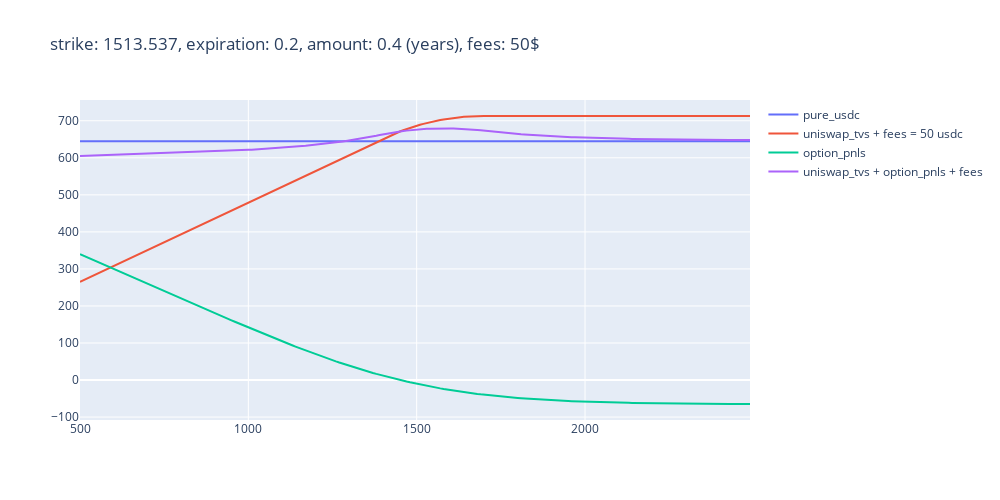

The cell this chart's notebook holds for it:
### Code cell
fig = go.Figure()
fig.update_layout(
    autosize=False,
    width=1000,
    height=500)

fig.add_trace(go.Scatter(x=prices, y=pure_usdc,
                    mode='lines',
                    name='pure_usdc'))

fig.add_trace(go.Scatter(x=prices, y=uniswap_tvs + earned_fees,
                    mode='lines',
                    name="""uniswap_tvs + fees = {} usdc""".format(earned_fees)))
fig.add_trace(go.Scatter(x=prices, y=option_pnls,
                    mode='lines',
                    name='option_pnls'))
fig.add_trace(go.Scatter(x=prices, y=uniswap_tvs + option_pnls + earned_fees,
                    mode='lines',
                    name='uniswap_tvs + option_pnls + fees'))
fig.update_layout(title_text='strike: {}, expiration: {}, amount: {} (years), fees: {}$'.format(round(optimal_option.strike, 3), 
                                                                             optimal_option.expiration,
                                                                             round(optimal_option.amount, 3),
                                                                             earned_fees))

### Figure 1 — Plotly figure (JSON) as saved in the notebook; plotly's stock layout.template omitted (floating-point values rounded to 4 significant figures; data arrays with more than 128 entries replaced by an {"elided": "..."} marker saying what was removed)
{"data": [{"mode": "lines", "name": "pure_usdc", "type": "scatter", "x": {"elided": "200 int values"}, "y": {"elided": "200 float values"}}, {"mode": "lines", "name": "uniswap_tvs + fees = 50 usdc", "type": "scatter", "x": {"elided": "200 int values"}, "y": {"elided": "200 float values"}}, {"mode": "lines", "name": "option_pnls", "type": "scatter", "x": {"elided": "200 int values"}, "y": {"elided": "200 float values"}}, {"mode": "lines", "name": "uniswap_tvs + option_pnls + fees", "type": "scatter", "x": {"elided": "200 int values"}, "y": {"elided": "200 float values"}}], "layout": {"autosize": false, "height": 500, "title": {"text": "strike: 1513.537, expiration: 0.2, amount: 0.4 (years), fees: 50$"}, "width": 1000, "xaxis": {"autorange": true, "range": [500, 2490], "type": "linear"}, "yaxis": {"autorange": true, "range": [-108.0, 756.1], "type": "linear"}}}
